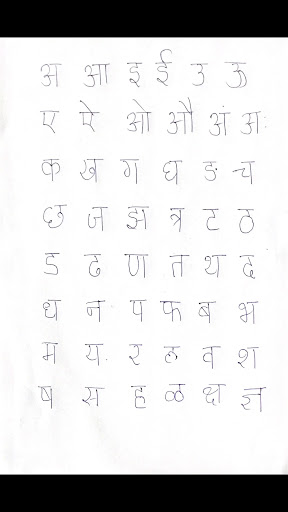
#> input picture Assignment.jpg, 288 x 512 px
$ jupyter execute --allow-errors MarathiLetterRecognition.ipynb   (shell and % lines are left out)   (older library calls are emulated)
#> lines starting #> are read from the running program, lines starting #| are printed output that depends on the picture; after the words box and inside, x2 and y2 are one past the last pixel; in counts of white or black regions, pixels touching at a corner belong together
<a href="https://colab.research.google.com/github/papasanimohansrinivas/MarathiHandLetterRecognition/blob/master/MarathiLetterRecognition.ipynb" target="_parent"></a>

[cell 1]
# !git clone https://github.com/papasanimohansrinivas/MarathiHandLetterRecognition.git
# !pip install cv2

[cell 2]
from google.colab import files
from matplotlib import pyplot as plt
import PIL.Image as Image
from cv2 import imread,imshow
import numpy as np
import cv2

[cell 3]
dd=files.upload()
#> the answer given: Assignment.jpg

[cell 4]
MIN_CONTOUR_AREA = 100

img = cv2.imread("./Assignment.jpg")
#> img is the input picture: shape (512, 288, 3); mean B, G, R 214.5, 214.3, 214.4

gray = cv2.cvtColor(img, cv2.COLOR_BGR2GRAY)

# plt.imshow(gray)
blured = cv2.blur(gray, (7,7), 0)
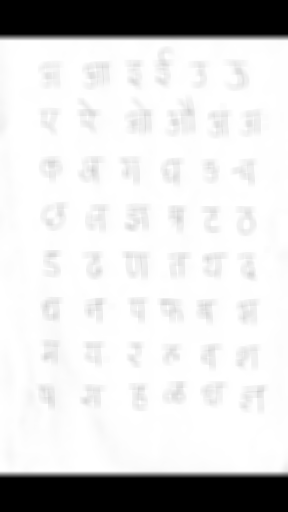
#> blured: shape (512, 288); min 0, max 255, mean 214.4

img_thresh = cv2.adaptiveThreshold(blured, 255, cv2.ADAPTIVE_THRESH_GAUSSIAN_C, cv2.THRESH_BINARY_INV, 11, 2)
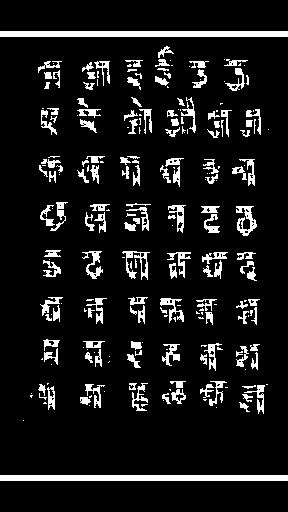
#> img_thresh: shape (512, 288); 10% white; 232 white regions (95 under 20 px), largest, box (x1, y1, x2, y2) and area: (0, 31, 288, 37) 1728, (0, 475, 288, 481) 1728, (236, 206, 257, 236) 296

rect_kernel = cv2.getStructuringElement(cv2.MORPH_RECT, (6, 6))

threshed = cv2.morphologyEx(img_thresh, cv2.MORPH_CLOSE, rect_kernel)
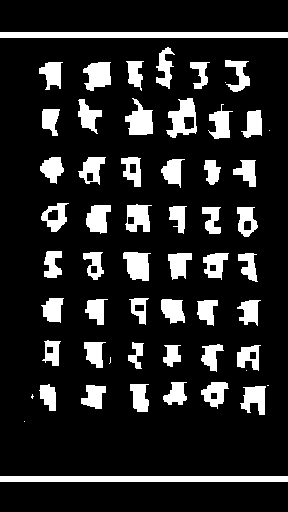
#> threshed: shape (512, 288); 15.3% white; 57 white regions (7 under 20 px)
imgContours, Contours, Hierarchy = cv2.findContours(threshed, cv2.RETR_EXTERNAL, cv2.CHAIN_APPROX_SIMPLE)
#> Contours = 57 contours, 7 with area under 20; largest, box (x1, y1, x2, y2) and area: (0, 476, 288, 482) 1435, (0, 32, 288, 38) 1435, (166, 98, 197, 138) 723, (125, 98, 153, 135) 572, (123, 252, 151, 281) 549
ci=0
for contour in Contours:
    if cv2.contourArea(contour) > MIN_CONTOUR_AREA:
        [X, Y, W, H] = cv2.boundingRect(contour)
        cv2.rectangle(img, (X, Y), (X + W, Y + H), (0,0,255), 2) ###
        roi_ = img[Y:Y+H, X:X+W]
        cv2.imwrite('{}.bmp'.format(ci), roi_)
        ci+=1
#> this loop made 57 passes
#> (contour, X, Y, W, H) on passes 1, 57: ([[0, 476], [0, 481], [287, 481], [287, 476]], 0, 476, 288, 6), ([[0, 32], [0, 37], [287, 37], [287, 32]], 0, 32, 288, 6)
#> (X, Y, W, H) on passes 4, 6, 7, 8, 9, 10: (240, 386, 26, 29), (81, 385, 25, 24), (130, 384, 19, 28), (39, 384, 17, 27), (201, 382, 28, 27), (163, 382, 24, 23)
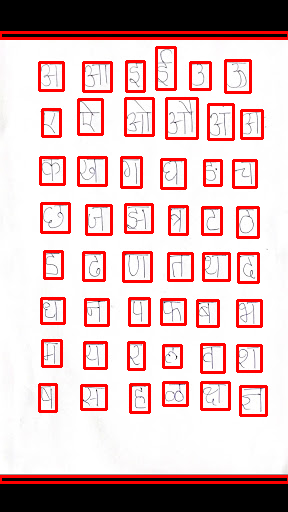
#> img: shape (512, 288, 3); 12.19% of pixels changed, all inside (x1, y1, x2, y2) = (0, 31, 288, 484)
#> after the loop, ci = 50
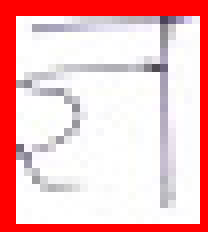
#> input picture 1.bmp, 26 x 29 px, found by its file name (shown 8 times larger)
#> `a,b,c= np.array(Image.open("./marathi/training/letter{}/{}.bmp".format..`: a = 29; b = 26; c = 3

plt.imshow(img)
ss=Image.fromarray(img)
ss.save("contoured.bmp")

#> (a cell that did not finish here is left out)

[cell 6]
# ls ./marathi/training/letter1/

[cell 7]
import torchvision
import torchvision.datasets as dset
import torchvision.transforms as transforms
from torch.utils.data import DataLoader,Dataset
import matplotlib.pyplot as plt
import torchvision.utils
import numpy as np
import random
from PIL import Image
import torch
from torch.autograd import Variable
import PIL.ImageOps
import torch.nn as nn
from torch import optim
import torch.nn.functional as F

[cell 8]
class Config():
    training_dir = "/content/marathi/training/"
    testing_dir = "/content/marathi/testing/"
    train_batch_size = 12
    train_number_epochs = 400

#> (a cell that did not finish here is left out)

[cell 10]
# folder_dataset.imgs

[cell 11]
class SiameseNetworkDataset(Dataset):

    # [37 lines left out: functions __init__, __getitem__, not called in this run]

    def __len__(self):
        return len(self.imageFolderDataset.imgs)

#> (a cell that did not finish here is left out)

#> (a cell that did not finish here is left out)

[cell 14]
class SiameseNetwork(nn.Module):
    def __init__(self):
        super(SiameseNetwork, self).__init__()
        self.cnn1 = nn.Sequential(
            nn.ReflectionPad2d(1),
            nn.Conv2d(1, 4, kernel_size=3),
            nn.ReLU(inplace=True),
            nn.BatchNorm2d(4),

            nn.ReflectionPad2d(1),
            nn.Conv2d(4, 8, kernel_size=3),
            nn.ReLU(inplace=True),
            nn.BatchNorm2d(8),


            nn.ReflectionPad2d(1),
            nn.Conv2d(8, 8, kernel_size=3),
            nn.ReLU(inplace=True),
            nn.BatchNorm2d(8),


        )

        self.fc1 = nn.Sequential(
            nn.Linear(8*100*100, 500),
            nn.ReLU(inplace=True),

            nn.Linear(500, 500),
            nn.ReLU(inplace=True),

            nn.Linear(500, 5))

    # [10 lines left out: functions forward_once, forward, not called in this run]

[cell 15]
class ContrastiveLoss(torch.nn.Module):
    """
    Contrastive loss function.
    Based on: http://yann.lecun.com/exdb/publis/pdf/hadsell-chopra-lecun-06.pdf
    """

    def __init__(self, margin=2.0):
        super(ContrastiveLoss, self).__init__()
        self.margin = margin

    # [7 lines left out: function forward, not called in this run]

#> (a cell that did not finish here is left out)

#> (a cell that did not finish here is left out)

#> (a cell that did not finish here is left out)

[cell 19]
counter = []
loss_history = []
iteration_number= 0

[cell 20]
def show_plot(iteration,loss):
    plt.plot(iteration,loss)
    plt.show()

#> (a cell that did not finish here is left out)

[cell 22]
# [8 lines left out: function imshow, not called in this run]

#> (a cell that did not finish here is left out)

#> (a cell that did not finish here is left out)

[cell 25]
# iter(test_dataloader).next()

[cell 26]
# !zip -r  re5.zip ./marathi/

[cell 27]
# Image.open("1.bmp")

[cell 28]
files.download("re5.zip")

#> (a cell that did not finish here is left out)

#> (a cell that did not finish here is left out)
